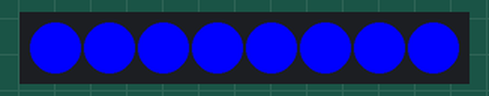
A sketch run on a simulated Arduino Uno, built with avr-gcc and run on an emulated ATmega328P. On the bench: 8 RGB LEDs in strip order, left to right. Dim RGB values are drawn brighter than linear.

Above: at 1.54 s.
At 5.89 s:
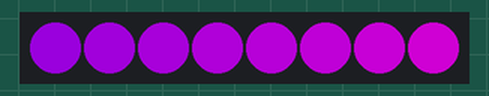
At 10.86 s:
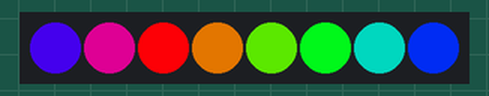
At 20.51 s:
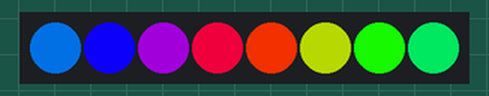
At 29.84 s:
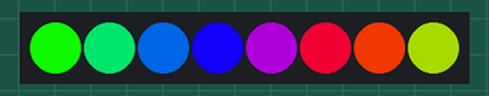
At 39.54 s:
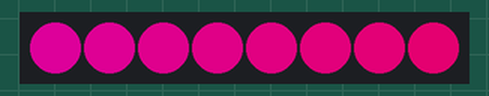
Timing chart, 0 to 40.0 s (numbered marks = the images above):
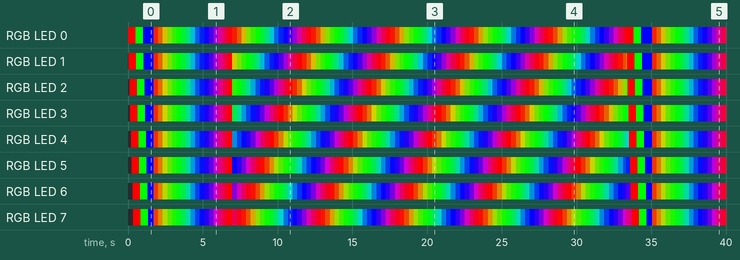

The sketch:

strip-test.ino
```cpp
/**
 * This is just a slightly modified version of the neopixel strip test.
 */

#include <Adafruit_NeoPixel.h>
#ifdef __AVR__
  #include <avr/power.h>
#endif

#define PIN 6
#define TOTAL_PIXEL_COUNT 8

Adafruit_NeoPixel strip = Adafruit_NeoPixel(TOTAL_PIXEL_COUNT, PIN, NEO_GRB + NEO_KHZ800);

void setup() {
  strip.begin();
  strip.show();
}


void loop() {
  colorWipe(strip.Color(255, 0, 0), 50); // Red
  delay(100);
  colorWipe(strip.Color(0, 255, 0), 50); // Green
  delay(100);
  colorWipe(strip.Color(0, 0, 255), 50); // Blue
  delay(100);

  rainbow(20);
  rainbowCycle(20);
}

// Fill the dots one after the other with a color
void colorWipe(uint32_t c, uint8_t wait) {
  for(uint16_t i=0; i<strip.numPixels(); i++) {
    strip.setPixelColor(i, c);
    strip.show();
    delay(wait);
  }
}

void rainbow(uint8_t wait) {
  uint16_t i, j;

  for(j=0; j<256; j++) {
    for(i=0; i<strip.numPixels(); i++) {
      strip.setPixelColor(i, Wheel((i+j) & 255));
    }
    strip.show();
    delay(wait);
  }
}

// Slightly different, this makes the rainbow equally distributed throughout
void rainbowCycle(uint8_t wait) {
  uint16_t i, j;

  for(j=0; j<256*5; j++) { // 5 cycles of all colors on wheel
    for(i=0; i< strip.numPixels(); i++) {
      strip.setPixelColor(i, Wheel(((i * 256 / strip.numPixels()) + j) & 255));
    }
    strip.show();
    delay(wait);
  }
}


// Input a value 0 to 255 to get a color value.
// The colours are a transition r - g - b - back to r.
uint32_t Wheel(byte WheelPos) {
  WheelPos = 255 - WheelPos;
  if(WheelPos < 85) {
    return strip.Color(255 - WheelPos * 3, 0, WheelPos * 3);
  }
  if(WheelPos < 170) {
    WheelPos -= 85;
    return strip.Color(0, WheelPos * 3, 255 - WheelPos * 3);
  }
  WheelPos -= 170;
  return strip.Color(WheelPos * 3, 255 - WheelPos * 3, 0);
}
```

Measured:
- by itself, RGB LED 0: off → RGB(255, 0, 0) at 0.00 s, → RGB(0, 255, 0) 0.50 s later, → RGB(0, 0, 255) 0.50 s later, → RGB(225, 30, 0) 0.71 s later, … (124 changes in this stretch)
- by itself, RGB LED 1: off → RGB(255, 0, 0) at 0.05 s, → RGB(0, 255, 0) 0.50 s later, → RGB(0, 0, 255) 0.50 s later, → RGB(222, 33, 0) 0.66 s later, … (125 changes in this stretch)
